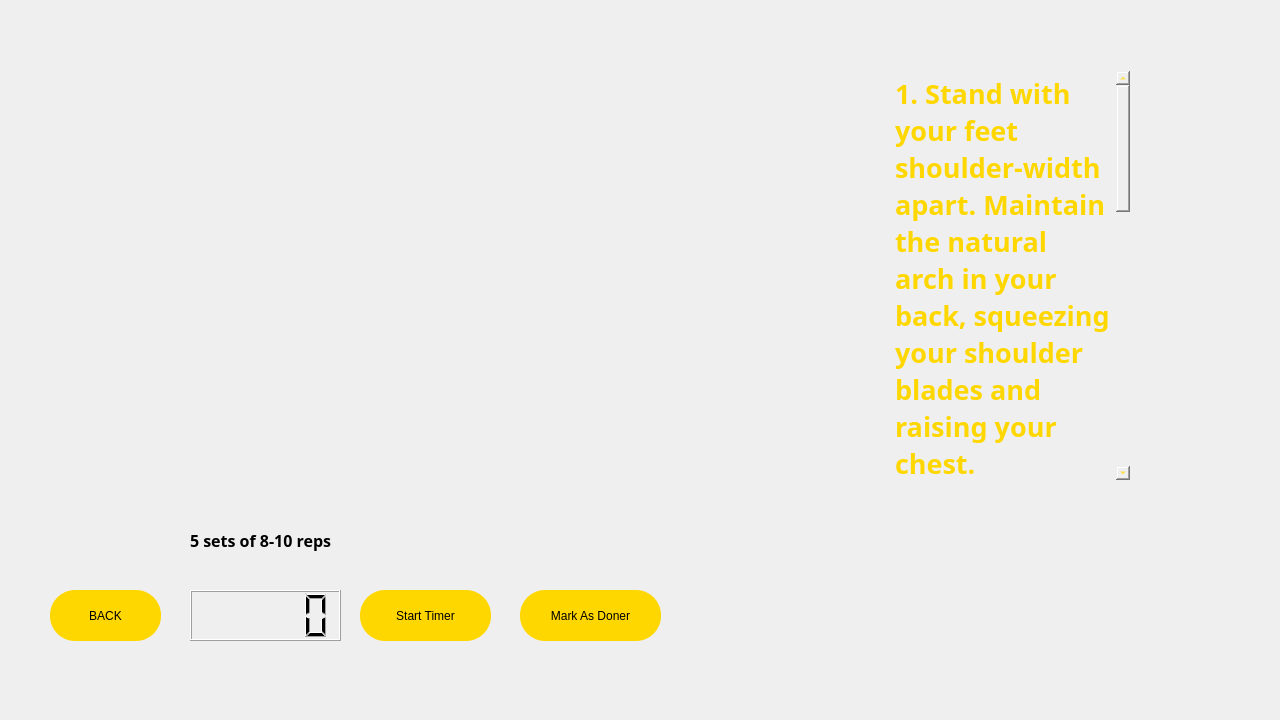
<?xml version="1.0" encoding="UTF-8"?>
<ui version="4.0">
 <class>legsexpert</class>
 <widget class="QDialog" name="legsexpert">
  <property name="geometry">
   <rect>
    <x>0</x>
    <y>0</y>
    <width>1280</width>
    <height>720</height>
   </rect>
  </property>
  <property name="windowTitle">
   <string>Dialog</string>
  </property>
  <property name="styleSheet">
   <string notr="true">#legsexpert{border-image: url(:/images/abstract-textured-backgound.jpg);}</string>
  </property>
  <widget class="QPushButton" name="pushButton">
   <property name="geometry">
    <rect>
     <x>50</x>
     <y>590</y>
     <width>111</width>
     <height>51</height>
    </rect>
   </property>
   <property name="styleSheet">
    <string notr="true">QPushButton#pushButton {
    
	background-color: rgb(255, 215, 0);
	color: rgb(0, 0, 0);
 border-radius :25px solid black;
	}

	QPushButton#pushButton:hover{
    background-color: rgb(0, 142, 213);
	}

QPushButton#pushButton:pressed{
    background-color: rgb(0, 26, 141);
	}</string>
   </property>
   <property name="text">
    <string>BACK</string>
   </property>
  </widget>
  <widget class="QWidget" name="disc" native="true">
   <property name="geometry">
    <rect>
     <x>850</x>
     <y>10</y>
     <width>321</width>
     <height>521</height>
    </rect>
   </property>
   <property name="styleSheet">
    <string notr="true">#disc{
	border-image: url(:/images/Untitled_design.png);
}</string>
   </property>
   <widget class="QPlainTextEdit" name="plainTextEdit">
    <property name="geometry">
     <rect>
      <x>40</x>
      <y>60</y>
      <width>241</width>
      <height>411</height>
     </rect>
    </property>
    <property name="font">
     <font>
      <family>Bahnschrift SemiBold Condensed</family>
      <pointsize>20</pointsize>
      <bold>true</bold>
     </font>
    </property>
    <property name="styleSheet">
     <string notr="true">background-color:transparent;
color:rgb(255,215,0);</string>
    </property>
    <property name="readOnly">
     <bool>true</bool>
    </property>
    <property name="plainText">
     <string>1. Stand with your feet shoulder-width apart. Maintain the natural arch in your back, squeezing your shoulder blades and raising your chest.

2. Grip the bar across your shoulders and support it on your upper back. Unwrack the bar by straightening your legs, and take a step back.

3. Bend your knees as you lower the weight without altering the form of your back until your hips are below your knees.

4. Raise the bar back to starting position, lift with your legs and exhale at the top.</string>
    </property>
   </widget>
  </widget>
  <widget class="QLCDNumber" name="lcdNumber">
   <property name="geometry">
    <rect>
     <x>190</x>
     <y>590</y>
     <width>151</width>
     <height>51</height>
    </rect>
   </property>
  </widget>
  <widget class="QPushButton" name="startimerb">
   <property name="geometry">
    <rect>
     <x>360</x>
     <y>590</y>
     <width>131</width>
     <height>51</height>
    </rect>
   </property>
   <property name="styleSheet">
    <string notr="true">QPushButton#startimerb {
    
	background-color: rgb(255, 215, 0);
	color: rgb(0, 0, 0);
 border-radius :25px solid black;
	}

	QPushButton#startimerb:hover{
    background-color: rgb(0, 142, 213);
	}

QPushButton#startimerb:pressed{
    background-color: rgb(0, 26, 141);
	}</string>
   </property>
   <property name="text">
    <string>Start Timer</string>
   </property>
  </widget>
  <widget class="QPushButton" name="madb">
   <property name="geometry">
    <rect>
     <x>520</x>
     <y>590</y>
     <width>141</width>
     <height>51</height>
    </rect>
   </property>
   <property name="styleSheet">
    <string notr="true">QPushButton#madb {
    
	background-color: rgb(255, 215, 0);
	color: rgb(0, 0, 0);
 border-radius :25px solid black;
	}

	QPushButton#madb:hover{
    background-color: rgb(0, 142, 213);
	}

QPushButton#madb:pressed{
    background-color: rgb(0, 26, 141);
	}</string>
   </property>
   <property name="text">
    <string>Mark As Doner</string>
   </property>
  </widget>
  <widget class="QWidget" name="widget" native="true">
   <property name="geometry">
    <rect>
     <x>180</x>
     <y>510</y>
     <width>161</width>
     <height>61</height>
    </rect>
   </property>
   <property name="styleSheet">
    <string notr="true">
	border-image: url(:/images/abstract-textured-backgound.jpg);
</string>
   </property>
   <widget class="QLabel" name="label">
    <property name="geometry">
     <rect>
      <x>10</x>
      <y>10</y>
      <width>141</width>
      <height>41</height>
     </rect>
    </property>
    <property name="font">
     <font>
      <family>Bahnschrift SemiBold</family>
      <pointsize>12</pointsize>
      <bold>true</bold>
     </font>
    </property>
    <property name="text">
     <string>5 sets of 8-10 reps</string>
    </property>
   </widget>
  </widget>
 </widget>
 <resources/>
 <connections/>
</ui>
